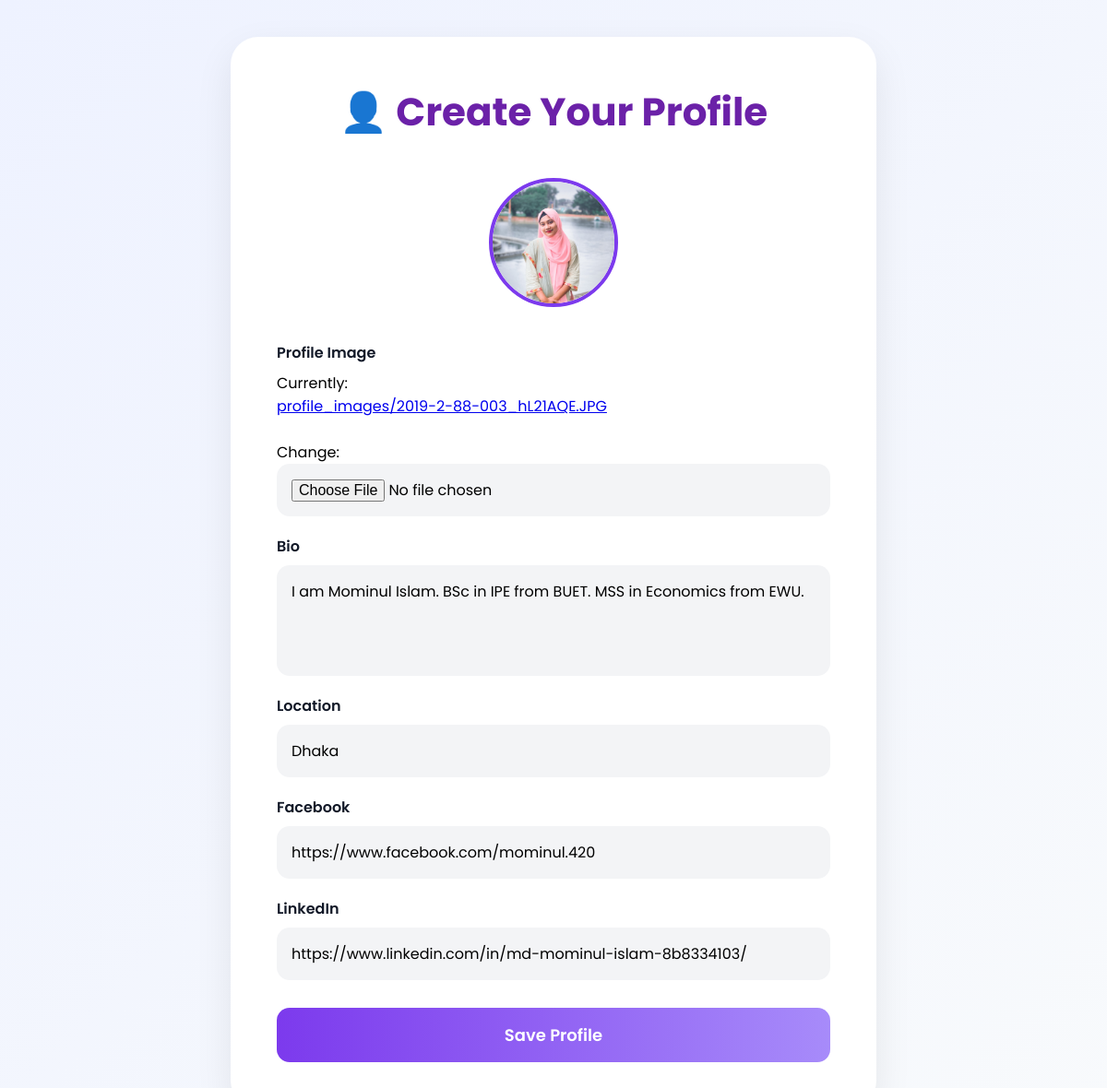
/create-profile/ (signed in), run on the app's committed database.
### users/models.py (models this page shows, shortened)
class Profile(models.Model):
    user = models.OneToOneField(User, on_delete=models.CASCADE)
    bio = models.TextField(blank=True)
    location = models.CharField(
        max_length=100,
        blank=True
    )
    facebook = models.URLField(blank=True)
    linkedin = models.URLField(blank=True)
    skills = models.CharField(max_length=200, blank=True)
    profile_image = models.ImageField(
        upload_to='profile_images/',
        default='default.jpg'
    )

### users/views.py (the view)
# urls.py: path('create-profile/', views.create_profile, name='create_profile'),
def create_profile(request):
    profile = request.user.profile
    if request.method == 'POST':
        form = ProfileForm(
            request.POST,
            request.FILES,
            instance=profile
        )
        if form.is_valid():
            form.save()
            return redirect('dashboard')
    else:
        form = ProfileForm(instance=profile)
    return render(
        request,
        'users/create_profile.html',
        {'form': form}
    )

### users/forms.py
class ProfileForm(forms.ModelForm):
    class Meta:
        model = Profile
        fields = [
            'profile_image',
            'bio',
            'location',
            'facebook',
            'linkedin'
        ]

### users/templates/users/create_profile.html (shortened to what this page needs)
<!DOCTYPE html>
<html lang="en">
    {% load static %}
<head>
</head>
<body>
    <div class="profile-card">
        <div class="title">
            <h1>👤 Create Your Profile</h1>
        </div>
        <div class="profile-image">
            {% if profile.profile_image %}
                <img src="{{ profile.profile_image.url }}">
            {% else %}
                <img src="{% static 'default.jpg' %}">
            {% endif %}
        </div>
        <form method="POST" enctype="multipart/form-data">
            <div class="form-group">
                <label>Profile Image</label>
                {{ form.profile_image }}
            </div>
            <div class="form-group">
                <label>Bio</label>
                {{ form.bio }}
            </div>
            <div class="form-group">
                <label>Location</label>
                {{ form.location }}
            </div>
            <div class="form-group">
                <label>Facebook</label>
                {{ form.facebook }}
            </div>
            <div class="form-group">
                <label>LinkedIn</label>
                {{ form.linkedin }}
            </div>
            <button type="submit" class="save-btn">Save Profile</button>
        </form>
    </div>
</body>
</html>

### users/templates/users/create_profile.html (style rules this page uses)
* { margin:0; padding:0; box-sizing:border-box; font-family:'Poppins',sans-serif; }
body { background: linear-gradient(135deg,#eef2ff,#f8fafc); min-height:100vh; display:flex; justify-content:center; align-items:flex-start; padding:40px 0; }
.profile-card { width:100%; max-width:700px; background:white; border-radius:30px; padding:50px; box-shadow:0 15px 40px rgba(0,0,0,0.08); }
.title { text-align:center; margin-bottom:40px; }
.title h1 { font-size:42px; color:#6b21a8; }
.profile-image { text-align:center; margin-bottom:30px; }
.profile-image img { width:140px; height:140px; border-radius:50%; object-fit:cover; border:4px solid #7c3aed; }
form { display:flex; flex-direction:column; gap:20px; }
.form-group { display:flex; flex-direction:column; }
label { margin-bottom:8px; font-weight:600; color:#111827; }
input, textarea { padding:16px; border:none; border-radius:14px; background:#f3f4f6; font-size:16px; outline:none; transition:0.3s; }
textarea { resize:none; height:120px; }
.save-btn { margin-top:10px; padding:16px; border:none; border-radius:14px; background:linear-gradient(to right,#7c3aed,#a78bfa); color:white; font-size:18px; font-weight:600; cursor:pointer; transition:0.3s; }

### data on the page
Profile: bio "I am Mominul Islam. BSc in IPE from BUET. MSS in Economics from EWU.", location "Dhaka", facebook "https://www.facebook.com/mominul.420", linkedin "https://www.linkedin.com/in/md-mominul-islam-8b8334103/"
